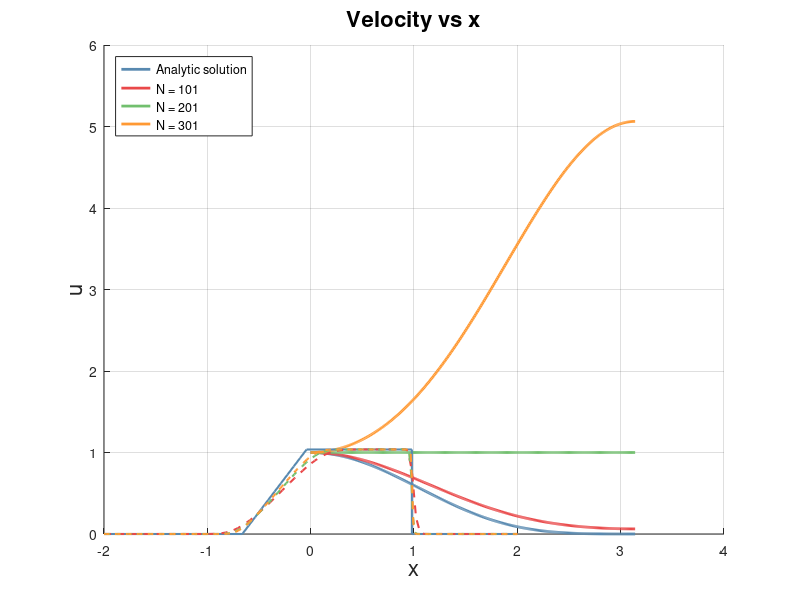
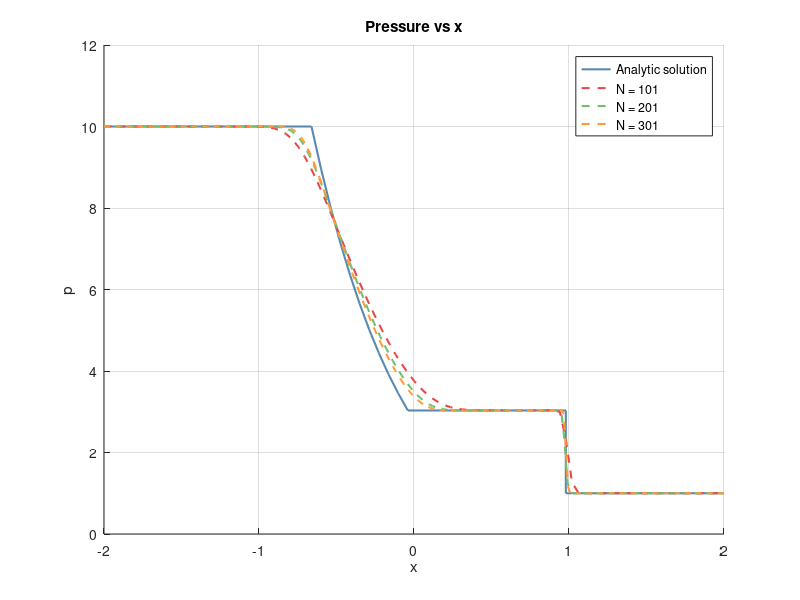
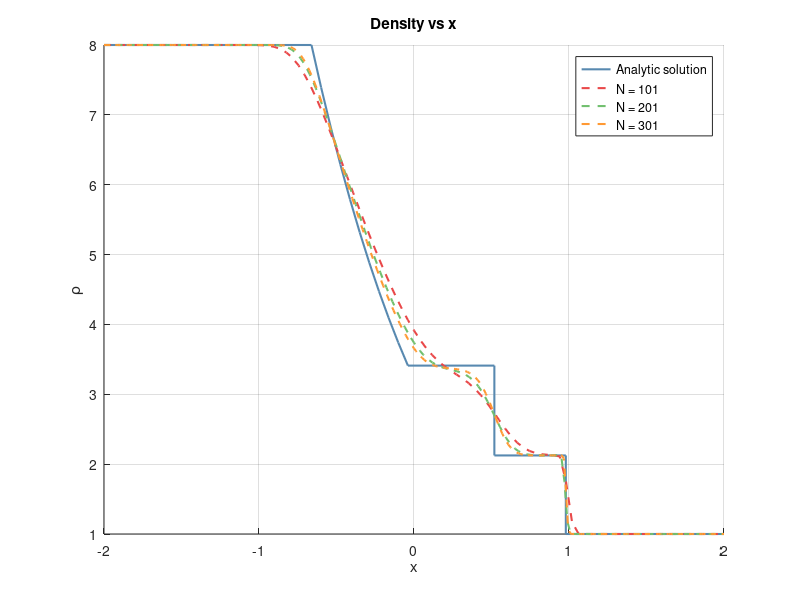
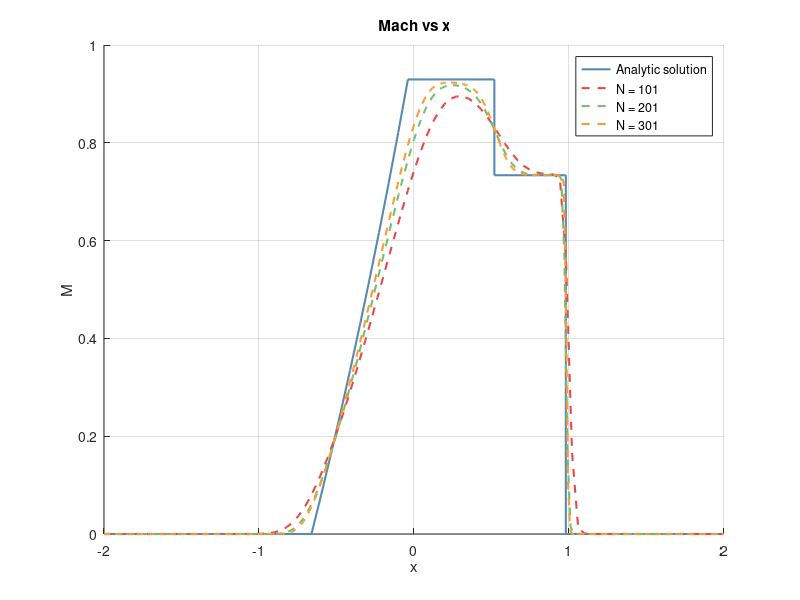

The MATLAB script that drew these images, in order:
%%%%%%%%%%%%%%%%%%%%%%%%%%%%%%%%%%%%%%%%%%%%%%%%%%%%%%%%%%%%%%%%%%%%%%%%%%%
%                              CFD Coursework 2                           %
%                                                                         %
%                       Antoine Collier - CID 01145965                    %                     
%%%%%%%%%%%%%%%%%%%%%%%%%%%%%%%%%%%%%%%%%%%%%%%%%%%%%%%%%%%%%%%%%%%%%%%%%%%




%%%%%%%%%%%%%%%%%%%%%%%%%%%%%%%%%%%%%%%%%%%%%%%%%%%%%%%%%%%%%%%%%%%%%%%%%%%
%%%%%%%%%%%%%%%%%%%%%%%%%%%%%   Question 1   %%%%%%%%%%%%%%%%%%%%%%%%%%%%%%
%%%%%%%%%%%%%%%%%%%%%%%%%%%%%%%%%%%%%%%%%%%%%%%%%%%%%%%%%%%%%%%%%%%%%%%%%%%
%clear
close all

%Custom color matrix for prettiers plots, taken from the linspecer
%library which is not included with this work to hand back a single '.m' file
Colors_4 = [0.3467 0.5360 0.6907;0.9153 0.2816 0.2878;0.4416 0.7490 0.4322;1.0000 0.5984 0.2000];


%%%%%NOTE
%We could have used matlab's angle and abs functions to plot the dispersion and diffusion errors from
%the complex values of G and G~ but I chose to use the analytic expressions
%since using those functions gave me discontinuities in the dispersion error plotting.
%%%%%%%%%
figure
hold on
phi=(0:0.01:pi); %phi phase vector
sigma_vector =[0.1 0.5 1 1.5];

%We now plot the amplification factor for each value of sigma
for i = 1:size(sigma_vector,2)
    Amplification_factor = (cos(phi/2).^2+(sigma_vector(i)*sin(phi/2)).^2).^2;
    
    plot(phi,Amplification_factor,'color',Colors_4(i,:),'LineWidth',2);
    legendgraph{i} = ['\sigma = ' num2str(sigma_vector(i))]; %We store the legend in a vector  
end 

%Tweaking of the figure
xlabel('\Phi','FontSize', 16);
ylabel('\midG\mid','FontSize', 16);
legend(legendgraph,'Location','northwest');
%set(gca,'xlim',[0 pi()],'xtick',[0:pi()/4:pi()],'xticklabel',{'0' 'p/4' 'p/2' '3p/4' 'p'})
title('\midG\mid vs \Phi','FontSize', 16);

%% 
%%%%%%%%%%%%%%%%%%%%%%%%%%%%%%%%%%%%%%%%%%%%%%%%%%%%%%%%%%%%%%%%%%%%%%%%%%%
%%%%%%%%%%%%%%%%%%%%%%%%%%%%%   Question 3   %%%%%%%%%%%%%%%%%%%%%%%%%%%%%%
%%%%%%%%%%%%%%%%%%%%%%%%%%%%%%%%%%%%%%%%%%%%%%%%%%%%%%%%%%%%%%%%%%%%%%%%%%%

clear all
close all

%Custom colors from 'linspecer.m' file
Colors_4 = [0.3467 0.5360 0.6907;0.9153 0.2816 0.2878;0.4416 0.7490 0.4322;1.0000 0.5984 0.2000];


%Loading the data from the .dat file created by 'Shock_tube_analytic.m'

analytic_data=importdata('shock_analytic.dat',' ');
xx = analytic_data.data(:,1);
rho_analytic = analytic_data.data(:,2);
p_analytic = analytic_data.data(:,3);
velocity_analytic = analytic_data.data(:,4);
mach_analytic = analytic_data.data(:,5);
entropy_analytic = analytic_data.data(:,6);

%Creating the plots
figure(1); hold on; plot (xx,velocity_analytic,'color',Colors_4(1,:),'LineStyle','-','LineWidth', 1.5); title('Velocity vs x'); xlabel('x'); ylabel ('u'); grid on; 
figure(2); hold on; plot (xx,p_analytic,'color',Colors_4(1,:),'LineStyle','-','LineWidth', 1.5); title('Pressure vs x'); xlabel('x'); ylabel ('p'); grid on; 
figure(3); hold on; plot (xx,rho_analytic,'color',Colors_4(1,:),'LineStyle','-','LineWidth', 1.5); title('Density vs x'); xlabel('x'); ylabel ('\rho'); grid on;
figure(4); hold on; plot (xx,mach_analytic,'color',Colors_4(1,:),'LineStyle','-','LineWidth', 1.5); title('Mach vs x'); xlabel('x'); ylabel ('M'); grid on;
figure(5); hold on; plot (xx,entropy_analytic,'color',Colors_4(1,:),'LineStyle','-','LineWidth', 1.5); title('Entropy vs x'); xlabel('x'); ylabel ('s'); grid on;


%Setting flow parameters
p2=10;
rho2=8;
p1=p2/10;
rho1=rho2/8;
gamma=1.4;

%Time parameter
T=0.5;

%The 3 values for N told by the coursework sheet
for N=[101 201 301];
    
    delta_x=4/(N+1);
    
    %Using the CFL condition with the quicket component of the flow
    u_max = max(velocity_analytic); 
    c_max = max(sqrt(1.4*p_analytic./rho_analytic));
    delta_t = delta_x/(u_max+c_max);
    
    lambda_m=delta_t/delta_x;

    x=transpose(-2:delta_x:2); 

    %Creation of the initial u vector
    U0=zeros(3,N+2);

        %Setting initial value for the first component of U at time 0
        U0(1,(1:1:(N+1)/2+1))=rho2*ones(1,(N+1)/2+1);
        U0(1,((N+1)/2)+2:1:N+2)=rho1*ones(1,(N+1)/2);

        %No need to set the second component since it is zero on all the domain

        %Setting initial value for the third component of U at time 0
        U0(3,(1:1:(N+1)/2+1))=p2*ones(1,(N+1)/2+1)/(gamma-1);
        U0(3,((N+1)/2)+2:1:N+2)=p1*ones(1,(N+1)/2)/(gamma-1);


    %Initialization
    Un=U0;
    Un1_2=zeros(3,N+1);
    Un1=zeros(3,N);
    
    %Iteration
    for n=1:T/delta_t
        
    %We first apply the (n) to (n+1/2) part of the two-step Lax-Friedrich scheme
        for i=1:N+1

            %We calculate the composants of F to have a more readable code
            F_Un=[Un(2,:);...
                (3-gamma)/2*Un(2,:).^2./Un(1,:)+(gamma-1)*Un(3,:);...
                gamma*Un(2,:).*Un(3,:)./Un(1,:)-(gamma-1)/2*Un(2,:).^3./(Un(1,:).^2)];

            Un1_2(:,i)=0.5*(Un(:,i+1)+Un(:,i)) - lambda_m/2*(F_Un(:,i+1)-F_Un(:,i));

        end

    %We then apply the (n+1/2) to (n+1) part of the two-step Lax-Friedrich scheme
        for i=1:N

            F_Un1_2=[Un1_2(2,:);...
                (3-gamma)/2*Un1_2(2,:).^2./Un1_2(1,:)+(gamma-1)*Un1_2(3,:);...
                gamma*Un1_2(2,:).*Un1_2(3,:)./Un1_2(1,:)-(gamma-1)/2*Un1_2(2,:).^3./(Un1_2(1,:).^2)];

           Un1(:,i)=0.5*(Un1_2(:,i+1)+Un1_2(:,i)) - lambda_m/2*(F_Un1_2(:,i+1)-F_Un1_2(:,i));

        end

    %We update the time (n) vecotr U with the values of U at time (n+1) while adding the boundary conditions U0=U1 and UN+1=UN
        Un=[Un1(:,1) Un1 Un1(:,N)]; 
    end
    
    %We now create the relevant values from the final Un vector
    u_num = Un(2,:)./Un(1,:);
    p_num = 0.4*(Un(3,:)-Un(2,:).^2./Un(1,:)/2);
    rho_num = Un(1,:);
    mach_num = u_num./sqrt(1.4*p_num./rho_num);
    entropy_num = log(p_num./(rho_num.^1.4));
    
    %We use a different color for each N
    if N==101 
        color = Colors_4(2,:);
    elseif N==201
        color = Colors_4(3,:);
    else
        color = Colors_4(4,:);
    end;
    
    figure(1), plot(x,u_num,'--','Color',color,'Linewidth',1.5)
    figure(2), plot(x,p_num,'--','Color',color,'Linewidth',1.5)
    figure(3), plot(x,rho_num,'--','Color',color,'Linewidth',1.5)
    figure(4), plot(x,mach_num,'--','Color',color,'Linewidth',1.5)
    figure(5), plot(x,entropy_num,'--','Color',color,'Linewidth',1.5)

end

%Legend
figure(1), legend('Analytic solution','N = 101','N = 201','N = 301')
figure(2), legend('Analytic solution','N = 101','N = 201','N = 301')
figure(3), legend('Analytic solution','N = 101','N = 201','N = 301')
figure(4), legend('Analytic solution','N = 101','N = 201','N = 301')
figure(5), legend('Analytic solution','N = 101','N = 201','N = 301','Location','NorthWest')



